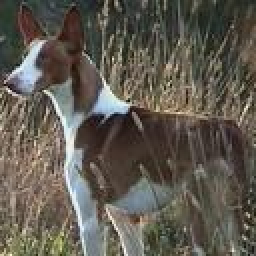
#> input picture processed/n02091244-Ibizan_hound/n02091244_100.jpg, 128 x 128 px, found by its file name (shown 2 times larger); its folder holds only this picture in this run
$ jupyter execute --allow-errors Data_Mining_A2.ipynb
#> lines starting #> are read from the running program, lines starting #| are printed output that depends on the picture
<a href="https://colab.research.google.com/github/Prasadkurapati7/Data-Mining-/blob/main/Data_Mining_A2.ipynb" target="_parent"></a>

[cell 1]
import os
import numpy as np
import pandas as pd
import warnings

from PIL import Image
from skimage.color import rgb2gray
import xml.etree.ElementTree as ET
from skimage import io, exposure, filters

from sklearn.model_selection import train_test_split
from sklearn.preprocessing import StandardScaler

from sklearn.svm import LinearSVC
from sklearn.tree import DecisionTreeClassifier
from sklearn.neural_network import MLPClassifier
from sklearn.ensemble import AdaBoostClassifier

from sklearn.metrics import accuracy_score
from sklearn.metrics import confusion_matrix
from sklearn.model_selection import cross_val_score, StratifiedKFold, KFold

import matplotlib.pyplot as plt

[cell 2]
warnings.filterwarnings("ignore")

## 1

[cell 3]
def angle(dx, dy):
    """Calculate the angles between horizontal and vertical operators."""
    return np.mod(np.arctan2(dy, dx), np.pi)

[cell 4]
new_dir = "/content/drive/MyDrive/DM1/processed"

[cell 5]
class_paths = os.listdir(new_dir)

[cell 6]
class_names = [i[10:] for i in class_paths]

[cell 7]
class_paths

[cell 8]
class_names

## 2

[cell 9]
df = pd.DataFrame(columns = list(range(0,36))+['class'])
for class_ in class_paths:
  class_path = os.path.join(new_dir,class_)
  for filename in os.listdir(class_path):
    img = io.imread(os.path.join(class_path,filename))
#> img is the input picture: shape (128, 128, 3); mean R, G, B 95.7, 90.5, 80.6
    gray_sacle = rgb2gray(img)
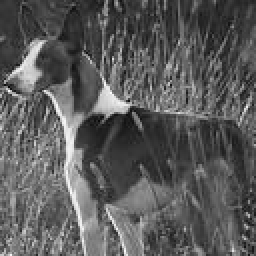
#> gray_sacle: shape (128, 128) float64 (shown 2 times larger); min 0.0321, max 0.993, mean 0.356
    angle_sobel = angle(filters.sobel_h(gray_sacle),
                    filters.sobel_v(gray_sacle))
#> in angle, `return np.mod(np.arctan2(dy, dx), np.pi)`:
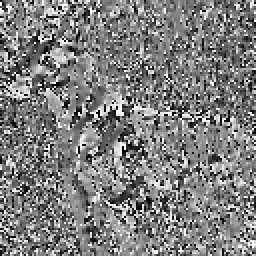
#> returned value: shape (128, 128) float64 (shown 2 times larger); min 0, max 3.14, mean 1.56; drawn with min black and max white
    hist,bins = exposure.histogram(angle_sobel,nbins=36)
#> hist = 36 values, max 880 at index 19, min 251 at index 1, mean 455.1; bins = 36 values from 0.0436 to 3.1

    # print("here")
    for i in class_names:
      if i.lower() in class_.lower():
        break
    df.loc[len(df)] = list(hist)+[class_names.index(i)]
#> pass 2 of the loop `for class_ in class_paths:`:
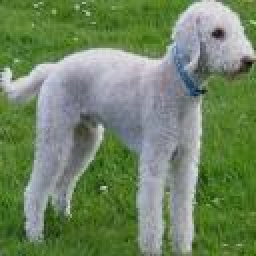
#> input picture processed/n02093647-Bedlington_terrier/n02093647_1022.jpg, 128 x 128 px, found by its file name (shown 2 times larger)
#> img is the input picture: shape (128, 128, 3); mean R, G, B 111.5, 132.9, 98.1
#> `gray_sacle = rgb2gray(img)`:
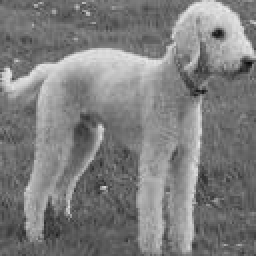
#> gray_sacle: shape (128, 128) float64 (shown 2 times larger); min 0.0344, max 0.92, mean 0.494
#> in angle (call 2), `return np.mod(np.arctan2(dy, dx), np.pi)`:
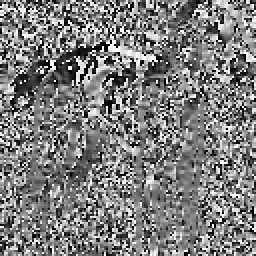
#> returned value: shape (128, 128) float64 (shown 2 times larger); min 0, max 3.14, mean 1.55; drawn with min black and max white
#> hist = 36 values, max 631 at index 17, min 377 at index 32, mean 455.1

#> (a cell that did not finish here is left out)

[cell 11]
df.head()

## 3

[cell 12]
X = np.array(df[df.columns[:-1]])
y = np.array(df['class'])

[cell 13]
X_train, X_test, y_train, y_test = train_test_split(X,y,test_size=0.2)

## 4,5

[cell 14]
scaler = StandardScaler()
scaler.fit(X_train)

[cell 15]
scalled_x_train= scaler.transform(X_train)
scalled_x_test = scaler.transform(X_test)

## 6

[cell 16]
from sklearn.metrics import accuracy_score

[cell 17]
classifiers = [DecisionTreeClassifier(max_depth=10),MLPClassifier(hidden_layer_sizes = (10, 10, 10, )), AdaBoostClassifier()]
classifier_names = ['Decision Tree', 'Neural Network','Ada Boost']

[cell 18]
val_accs = []
skf = StratifiedKFold(n_splits=5, shuffle=True, random_state=42)
#> (the rest of this cell did not finish here and is left out)

[cell 19]
fig, axes = plt.subplots(1, 3, figsize=(20,4))
ind = 0
#> (the rest of this cell did not finish here and is left out)

## 6 a

Ada boost is the the best bases on confusion matrix visualization as it has the best values diagnally

## 6 b

[cell 20]
for clf_name, acc in zip(classifier_names,val_accs):
  print(f"{clf_name} Mean Val accuracy accross K folds {np.mean(acc)}")

Neural Network is the best based on val accuracies

## 6 c,d

[cell 21]
from sklearn.metrics import f1_score

[cell 22]
test_acc = []
f_scores = []
for clf_name, clf in zip(classifier_names,classifiers):
  clf.fit(scalled_x_train,y_train)
  y_pred = clf.predict(scalled_x_test)
  test_acc.append(accuracy_score(y_test,y_pred))
  f_scores.append(f1_score(y_test, y_pred, average='micro'))

[cell 23]
for clf_name, acc, f1 in zip(classifier_names,test_acc,f_scores):
  print(f"{clf_name} has Test accuracy  {acc} and F1 score {f1}")
